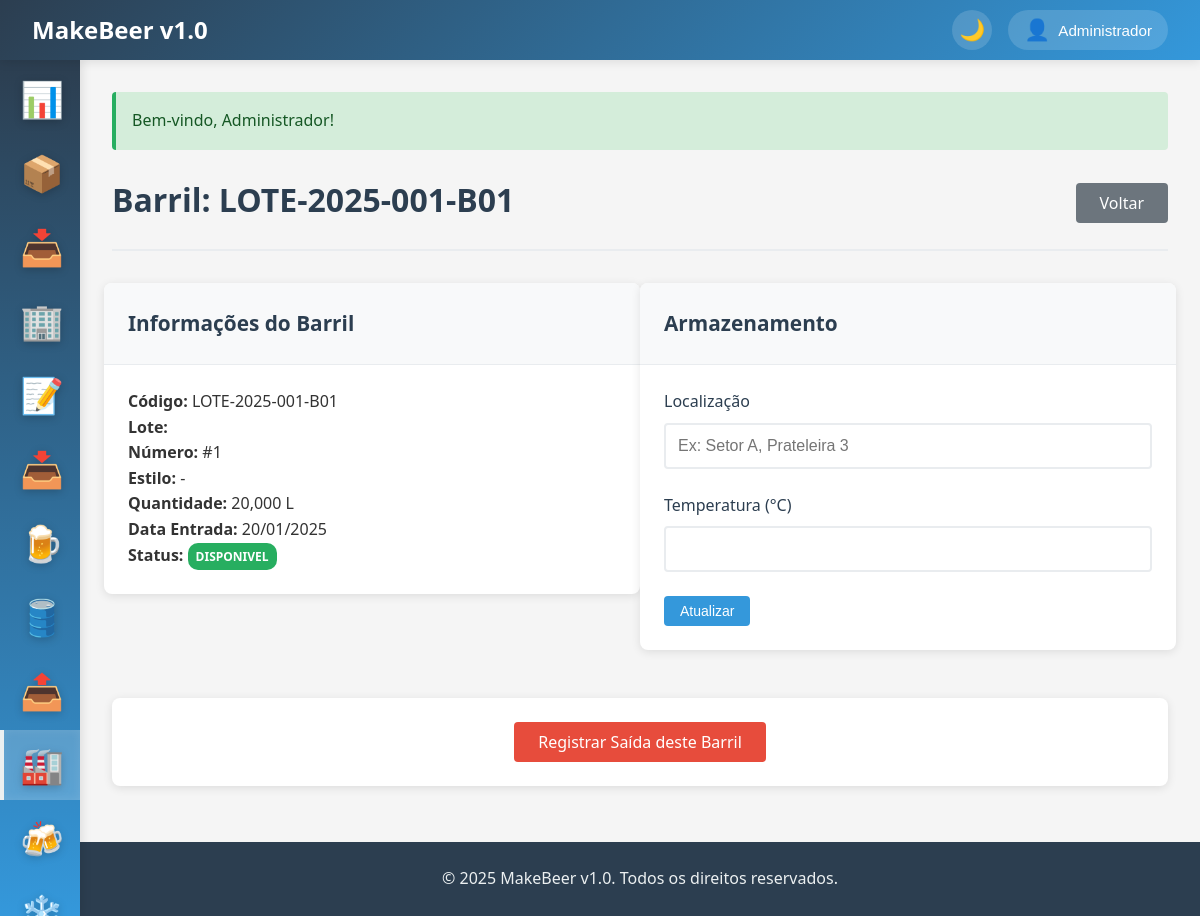
/estoque/viewEstoque?id=1 (signed in), run on the app's committed database.
### tables this page shows
CREATE TABLE IF NOT EXISTS estoque_barris (
    id INT AUTO_INCREMENT PRIMARY KEY,
    barril_fisico_id INT NULL COMMENT 'Referência opcional ao catálogo de barris físicos',
    envase_id INT NOT NULL,
    lote_codigo VARCHAR(50) NOT NULL,
    numero_barril INT NOT NULL,
    codigo_barril VARCHAR(50) NOT NULL,
    estilo VARCHAR(100),
    quantidade_litros DECIMAL(10,2) NOT NULL,
    data_entrada DATE NOT NULL,
    status ENUM('disponivel', 'reservado', 'em_processo', 'baixado') NOT NULL DEFAULT 'disponivel',
    localizacao VARCHAR(255),
    temperatura_armazenamento DECIMAL(5,2),
    observacoes TEXT,
    created_at TIMESTAMP DEFAULT CURRENT_TIMESTAMP,
    updated_at TIMESTAMP DEFAULT CURRENT_TIMESTAMP ON UPDATE CURRENT_TIMESTAMP,
    FOREIGN KEY (envase_id) REFERENCES envases(id) ON DELETE CASCADE,
    INDEX idx_barril_fisico (barril_fisico_id),
    INDEX idx_envase (envase_id),
    INDEX idx_lote (lote_codigo),
    INDEX idx_status (status),
    INDEX idx_codigo_barril (codigo_barril)
);

### app/controllers/BaseController.php (called while the page is built, shortened)
<?php
class BaseController {
    protected function view($view, $data = []) {
        extract($data);
        $viewPath = __DIR__ . '/../views/' . $view . '.php';
        require_once $viewPath;
    }
    protected function getGet($key, $default = '') {
        return trim($_GET[$key]);
    }
}
?>

### app/controllers/EstoqueController.php (called while the page is built, shortened)
<?php
require_once 'BaseController.php';
class EstoqueController extends BaseController {
    private $model;
    public function __construct() {
        $this->model = new EstoqueBarril();
    }
    public function viewEstoque() {
        $id = $this->getGet('id');
        $estoque = $this->model->getComDetalhes($id);
        $this->view('estoque/view', ['estoque' => $estoque]);
    }
}
?>

### app/config/database.php (called while the page is built, shortened)
<?php
class Database {
    private static $instance = null;
    private $connection;
    private function __construct() {
        try {
            $dsn = "mysql:host=" . DB_HOST . ";dbname=" . DB_NAME . ";charset=" . DB_CHARSET;
            $options = [
                PDO::ATTR_ERRMODE => PDO::ERRMODE_EXCEPTION,
                PDO::ATTR_DEFAULT_FETCH_MODE => PDO::FETCH_ASSOC,
                PDO::ATTR_EMULATE_PREPARES => false,
            ];
            $this->connection = new PDO($dsn, DB_USER, DB_PASS, $options);
        } catch (PDOException $e) {
            die("Erro na conexão com o banco de dados: " . $e->getMessage());
        }
    }
    public static function getInstance() {
        if (self::$instance === null) {
            self::$instance = new self();
        }
        return self::$instance;
    }
    public function query($sql, $params = []) {
        try {
            $stmt = $this->connection->prepare($sql);
            $stmt->execute($params);
            return $stmt;
        } catch (PDOException $e) {
            error_log("Erro na query: " . $e->getMessage());
            throw $e;
        }
    }
    public function fetchOne($sql, $params = []) {
        $stmt = $this->query($sql, $params);
        return $stmt->fetch();
    }
}
?>

### app/models/BaseModel.php (called while the page is built, shortened)
<?php
abstract class BaseModel {
    public function __construct() {
        $this->db = Database::getInstance();
    }
}
?>

### app/models/EstoqueBarril.php (called while the page is built, shortened)
<?php
require_once 'BaseModel.php';
class EstoqueBarril extends BaseModel {
    protected $table = 'estoque_barris';
    public function getComDetalhes($estoqueId) {
        $sql = "SELECT eb.*
                FROM {$this->table} eb
                WHERE eb.id = ?";
        return $this->db->fetchOne($sql, [$estoqueId]);
    }
}
?>

### app/helpers/functions.php (called while the page is built, shortened)
<?php
function formatDate($date, $format = 'd/m/Y') {
    return date($format, strtotime($date));
}
function formatQuantity($quantity, $unit = 'un') {
    $quantity = floatval($quantity);
    switch ($unit) {
        case 'kg':
        case 'l':
        case 'L':
            return number_format($quantity, 3, ',', '.') . ' ' . $unit;
    }
}
?>

### app/views/estoque/view.php (the view, shortened to what this page needs)
<?php
require_once __DIR__ . '/../layouts/header.php';
?>
<div class="page-header">
    <div class="d-flex justify-content-between align-items-center">
        <h1 class="page-title">Barril: <?= htmlspecialchars($estoque['codigo_barril']) ?></h1>
        <a href="/estoque" class="btn btn-secondary"><?= icon('back', '', 18) ?> Voltar</a>
    </div>
</div>
<div class="row">
    <div class="col-6">
        <div class="card">
            <div class="card-header">
                <h3 class="card-title">Informações do Barril</h3>
            </div>
            <div class="card-body">
                <p><strong>Código:</strong> <?= htmlspecialchars($estoque['codigo_barril']) ?></p>
                <p><strong>Lote:</strong> <?= htmlspecialchars($estoque['lote_codigo']) ?></p>
                <p><strong>Número:</strong> #<?= $estoque['numero_barril'] ?></p>
                <p><strong>Estilo:</strong> <?= htmlspecialchars($estoque['estilo'] ?? '-') ?></p>
                <p><strong>Quantidade:</strong> <?= formatQuantity($estoque['quantidade_litros'], 'L') ?></p>
                <p><strong>Data Entrada:</strong> <?= formatDate($estoque['data_entrada']) ?></p>
                <p><strong>Status:</strong>
                    <span class="badge badge-<?= $estoque['status'] === 'disponivel' ? 'success' : 'warning' ?>">
                        <?= ucfirst($estoque['status']) ?>
                    </span>
                </p>
            </div>
        </div>
    </div>
    <div class="col-6">
        <div class="card">
            <div class="card-header">
                <h3 class="card-title">Armazenamento</h3>
            </div>
            <div class="card-body">
                <form method="POST" action="/estoque/atualizarLocalizacao">
                    <div class="form-group">
                        <label class="form-label">Localização</label>
                        <input type="text" name="localizacao" class="form-control"
                               value="<?= htmlspecialchars($estoque['localizacao'] ?? '') ?>"
                               placeholder="Ex: Setor A, Prateleira 3">
                    </div>
                    <div class="form-group">
                        <label class="form-label">Temperatura (°C)</label>
                        <input type="number" step="0.1" name="temperatura_armazenamento" class="form-control"
                               value="<?= $estoque['temperatura_armazenamento'] ?? '' ?>">
                    </div>
                    <button type="submit" class="btn btn-primary btn-sm">
                        <?= icon('save', '', 16) ?> Atualizar
                    </button>
                </form>
            </div>
        </div>
    </div>
</div>
<?php if ($estoque['status'] === 'disponivel'): ?>
<div class="card mt-3">
    <div class="card-body text-center">
        <a href="/saidabarril/create?estoque_barril_id=<?= $estoque['id'] ?>" class="btn btn-danger">
            <?= icon('barril', '', 18) ?> Registrar Saída deste Barril
        </a>
    </div>
</div>
<?php endif; ?>
<?php require_once __DIR__ . '/../layouts/footer.php'; ?>

### public/css/style.css (style rules this page uses)
* { margin: 0; padding: 0; box-sizing: border-box; }
body { font-family: 'Segoe UI', Tahoma, Geneva, Verdana, sans-serif; background-color: #f5f5f5; color: #333; line-height: 1.6; overflow-x: hidden; }
.page-header { margin-bottom: 2rem; padding-bottom: 1rem; border-bottom: 2px solid #e9ecef; }
.page-title { font-size: 2rem; color: #2c3e50; margin-bottom: 0.5rem; }
.card { background: white; border-radius: 8px; box-shadow: 0 2px 10px rgba(0, 0, 0, 0.1); margin-bottom: 1.5rem; overflow: hidden; }
.card-header { padding: 1.5rem; background: #f8f9fa; border-bottom: 1px solid #e9ecef; }
.card-title { font-size: 1.3rem; color: #2c3e50; margin: 0; }
.card-body { padding: 1.5rem; }
.form-group { margin-bottom: 1.5rem; }
.form-label { display: block; margin-bottom: 0.5rem; font-weight: 500; color: #2c3e50; }
.form-control { width: 100%; padding: 0.75rem; border: 2px solid #e9ecef; border-radius: 4px; font-size: 1rem; transition: border-color 0.3s ease; }
.btn { display: inline-block; padding: 0.75rem 1.5rem; border: none; border-radius: 4px; font-size: 1rem; font-weight: 500; text-decoration: none; text-align: center; cursor: pointer; transition: all 0.3s ease; line-height: 1; }
.btn-primary { background: #3498db; color: white; }
.btn-secondary { background: #6c757d; color: white; }
.btn-danger { background: #e74c3c; color: white; }
.btn-sm { padding: 0.5rem 1rem; font-size: 0.875rem; }
.badge { display: inline-block; padding: 0.25rem 0.5rem; font-size: 0.75rem; font-weight: 600; border-radius: 10px; text-transform: uppercase; }
.badge-success { background: #27ae60; color: white; }
.text-center { text-align: center; }
.mt-3 { margin-top: 1.5rem; }
.d-flex { display: flex; }
.justify-content-between { justify-content: space-between; }
.align-items-center { align-items: center; }
.row { display: flex; flex-wrap: wrap; margin: 0 -0.5rem; }
.col-6 { flex: 0 0 50%; max-width: 50%; }

### data on the page
estoque_barris: codigo_barril "LOTE-2025-001-B01", numero_barril "1", estilo "-", quantidade_litros "20,000 L", data_entrada "20/01/2025", status "DISPONIVEL"

### other printed values
APP_NAME "MakeBeer v1.0"
$user['nome'] "Administrador"
$message "Bem-vindo, Administrador!"
